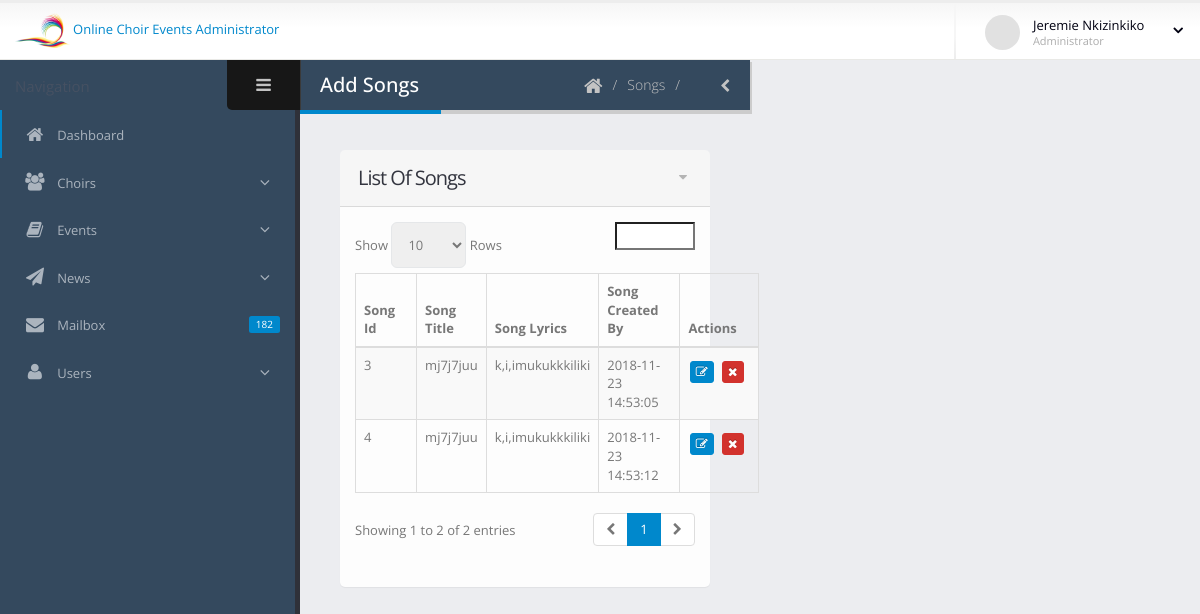
The page /admin/songs.php (signed in) on the database its author committed.
### tables this page shows
CREATE TABLE `users` (
  `id` int(10) NOT NULL,
  `fname` varchar(100) NOT NULL,
  `lname` varchar(100) NOT NULL,
  `email` varchar(50) NOT NULL,
  `phone` varchar(50) NOT NULL,
  `type` varchar(50) NOT NULL,
  `choir` int(10) NOT NULL DEFAULT '0',
  `username` varchar(100) DEFAULT NULL,
  `password` varchar(100) NOT NULL,
  `created_at` datetime NOT NULL DEFAULT CURRENT_TIMESTAMP
);

CREATE TABLE `songs` (
  `song_id` int(10) NOT NULL,
  `song_title` varchar(100) NOT NULL,
  `song_photo` varchar(200) DEFAULT NULL,
  `song_lyrics` text NOT NULL,
  `song_choir_id` int(10) NOT NULL,
  `song_created_by` text NOT NULL,
  `song_created_at` datetime NOT NULL DEFAULT CURRENT_TIMESTAMP
);

### admin/songs.php (the view, shortened to what this page needs)
<?php
include_once "includes/header.php";
if(!isset($_SESSION['admin']) && !isset($_SESSION['adminId'])){
	echo "<script type=\"text/javascript\">
				swal({
					title: \"User Not Logged In!\",
					text: \"Please login and proceed...\",
					type: 'error',
					timer: 3000,
					showConfirmButton: false
				});
				setTimeout(function(){
					window.location.href = '../login.php';
				}, 2000);
			</script>";
} else {
	try {
		$sqlSelsongs = 'SELECT * FROM songs';
		$stmsong= $db->prepare($sqlSelsongs);
		$stmsong->execute();
	} catch (PDOException $ex) {
		echo "An error occured: ".$ex->getMessage();
	}
}
?>
<section role="main" class="content-body">
					<header class="page-header">
						<h2>Add Songs </h2>
						<div class="right-wrapper pull-right">
							<ol class="breadcrumbs">
								<li>
									<a href="index.php">
										<i class="fa fa-home"></i>
									</a>
								</li>
								<li><span>Songs</span></li>
								<a class="sidebar-right-toggle"><i class="fa fa-chevron-left"></i></a>
							</ol>
						</div>
					</header>
                      <section class="panel">
							<header class="panel-heading">
								<div class="panel-actions">
									<a href="#" class="fa fa-caret-down"></a>
								</div>
								<h2 class="panel-title">List Of Songs</h2>
							</header>
							<div class="panel-body">
								<table class="table table-bordered table-striped mb-none" id="datatable-default">
									<thead>
										<tr>
											<th>Song Id</th>
											<th>Song Title</th>
											<th>Song Lyrics</th>
											<th>Song Created By</th>
											<th>Actions</th>
										</tr>
									</thead>
									<tbody>
										<?php
										while($rowSongs= $stmsong->fetch()){
											$songId = $rowSongs['song_id'];
											$songtitle = $rowSongs['song_title'];
											$songcreatedby = $rowSongs['song_created_by'];
											$songCreatedAt = $rowSongs['song_created_at'];
											?>
											<tr class="gradeA">
												<td><?php  echo $songId; ?></td>
												<td><?php  echo $songtitle; ?></td>
												<td><?php  echo $songcreatedby; ?></td>
												<td><?php echo $songCreatedAt; ?></td>
												<td class="center">
													<a href="songs-edit.php?songId=<?php  echo $songId; ?>" type="button" class="mb-xs mt-xs mr-xs btn btn-xs btn-primary" title="Edit Song">
														<i class="fa fa-edit"></i></a>
													<a href= "songs-delete.php?songId=<?php  echo $songId; ?>" onclick="return confirm('Are you sure you want to delete event <?php echo $songtitle; ?> ?')" type="button" class="mb-xs mt-xs mr-xs btn btn-xs btn-danger" title="Delete event">
														<i class="fa fa-times"></i></a>
												</td>
											</tr><?php
										}
										?>
									</tbody>
								</table>
							</div>
						</section>
				</section>
<?php
include_once "includes/footer.php";
?>

### admin/includes/header.php (shortened to what this page needs)
<?php
include_once "includes/connect.php";
if(isset($_SESSION['admin']) && isset($_SESSION['adminId'])){
	try {
		$sqlSelectUser = 'SELECT * FROM users WHERE id = :adminId';
		$stmUser = $db->prepare($sqlSelectUser);
		$stmUser->execute(array(':adminId'=>$_SESSION['adminId']));
		while($rowUser = $stmUser->fetch()){
			$adminFname = $rowUser['fname'];
			$adminLname = $rowUser['lname'];
		}
	} catch (PDOException $ex) {
		echo "An error occured: ".$ex->getMessage();
	}
}
?>
<!DOCTYPE html>
<html lang="en">
<head>
	<link rel="stylesheet" href="assets/vendor/bootstrap/css/bootstrap.css" />
	<link rel="stylesheet" href="assets/vendor/font-awesome/css/font-awesome.css" />
	<link rel="stylesheet" href="assets/vendor/magnific-popup/magnific-popup.css" />
	<link rel="stylesheet" href="assets/vendor/bootstrap-datepicker/css/datepicker3.css" />
	<link rel="stylesheet" href="assets/vendor/jquery-ui/css/ui-lightness/jquery-ui-1.10.4.custom.css" />
	<link rel="stylesheet" href="assets/vendor/bootstrap-multiselect/bootstrap-multiselect.css" />
	<link rel="stylesheet" href="assets/vendor/morris/morris.css" />
	<link rel="stylesheet" href="assets/vendor/select2/select2.css" />
	<link rel="stylesheet" href="assets/vendor/jquery-datatables-bs3/assets/css/datatables.css" />
	<link rel="stylesheet" href="assets/vendor/summernote/summernote.css" />
	<link rel="stylesheet" href="assets/vendor/summernote/summernote-bs3.css" />
	<link rel="stylesheet" href="assets/<meta name="keywords" content="HTML5 Admin Template" />
	<link rel="stylesheet" href="assets/css/theme.css" />
	<link rel="stylesheet" href="assets/css/skins/default.css" />
	<link rel="stylesheet" href="assets/css/theme-custom.css">
	<link rel="stylesheet" href="assets/css/skins/default.css" />
	<link rel="stylesheet" href="assets/css/theme-custom.css">
	<link href="assets/css/sweetalert.css" rel="stylesheet">
</head>
<body>
		<section class="body">
			<header class="header">
				<div class="logo-container">
					<a href="index.php" class="logo">
						<img src="assets/img/f.png" height="35" alt="JSOFT Admin" /> Online Choir Events Administrator
					</a>
				</div>
				<div class="header-right">
					<span class="separator"></span>
					<div id="userbox" class="userbox">
						<a href="#" data-toggle="dropdown">
							<figure class="profile-picture">
								<img src="assets/img/!logged-user.jpg" alt="Joseph Doe" class="img-circle" data-lock-picture="assets/img/!logged-user.jpg" />
							</figure>
							<div class="profile-info" data-lock-name="John Doe" data-lock-email="johndoe@JSOFT.com">
								<span class="name"><?php if(isset($adminFname)) echo $adminFname." ".$adminLname; ?></span>
								<span class="role">Administrator</span>
							</div>
							<i class="fa custom-caret"></i>
						</a>
					</div>
				</div>
			</header>
			<div class="inner-wrapper">
				<aside id="sidebar-left" class="sidebar-left">
					<div class="sidebar-header">
						<div class="sidebar-title">
						</div>
						<div class="sidebar-toggle hidden-xs" data-toggle-class="sidebar-left-collapsed" data-target="html" data-fire-event="sidebar-left-toggle">
							<i class="fa fa-bars" aria-label="Toggle sidebar"></i>
						</div>
					</div>
					<div class="nano">
						<div class="nano-content">
							<nav id="menu" class="nav-main" role="navigation">
								<ul class="nav nav-main">
									<li class="nav-active">
										<a href="index.php">
											<i class="fa fa-home" aria-hidden="true"></i>
											<span>Dashboard</span>
										</a>
									</li>
									<li class="nav-parent">
										<a>
											<i class="fa fa-group" aria-hidden="true"></i>
											<span>Choirs</span>
										</a>
									</li>
									<li class="nav-parent">
										<a>
											<i class="fa fa-book" aria-hidden="true"></i>
											<span>Events</span>
										</a>
									</li>
									<li class="nav-parent">
										<a>
											<i class="fa fa-paper-plane" aria-hidden="true"></i>
											<span>News</span>
										</a>
									</li>
									<li>
										<a href="messages.php">
											<span class="pull-right label label-primary">182</span>
											<i class="fa fa-envelope" aria-hidden="true"></i>
											<span>Mailbox</span>
										</a>
									</li>
									<li class="nav-parent">
										<a>
											<i class="fa fa-user" aria-hidden="true"></i>
											<span>Users</span>
										</a>
									</li>
								</ul>
							</nav>
							<hr class="separator" />
						</div>
					</div>
				</aside>

### admin/assets/css/skins/default.css (style rules this page uses)
a, .btn-link { color: #0088cc; }
body .btn-primary { color: #ffffff; text-shadow: 0 -1px 0 rgba(0, 0, 0, 0.25); background-color: #0088cc; border-color: #0088cc; }
body .btn-danger { color: #ffffff; text-shadow: 0 -1px 0 rgba(0, 0, 0, 0.25); background-color: #d2322d; border-color: #d2322d; }
.label-primary { background: #0088cc; }
.page-header h2 { border-bottom-color: #0088cc; }
ul.nav-main > li.nav-active > a { box-shadow: 2px 0 0 #0088cc inset; }

### rows shown on the page
users: fname "Jeremie", lname "Nkizinkiko"
songs: song_id "3", song_title "mj7j7juu", song_created_by "k,i,imukukkkiliki", song_created_at "2018-11-23 14:53:05"
songs: song_id "4", song_title "mj7j7juu", song_created_by "k,i,imukukkkiliki", song_created_at "2018-11-23 14:53:12"
